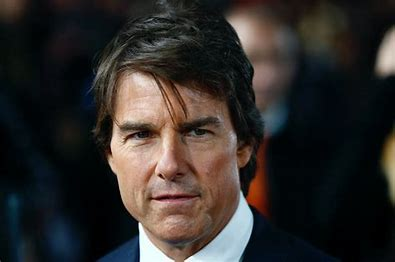
#> input picture tom.jpeg, 395 x 262 px, found by its file name
$ python task_4.py
#> lines starting #> are read from the running program, lines starting #| are printed output that depends on the picture
import cv2
import numpy as np

img1_path = "C:\\Users\\rishm\\OneDrive\\Desktop\\BUILD\\Fun with image processing\\CV_Builder_Series\\TASK1\\tom.jpeg"
img2_path = "C:\\Users\\rishm\\OneDrive\\Desktop\\BUILD\\Fun with image processing\\CV_Builder_Series\\TASK1\\robert.jpeg"

img1 = cv2.imread(img1_path)
#> img1 is the input picture: shape (262, 395, 3); mean B, G, R 41.8, 44.1, 47.8
img2 = cv2.imread(img2_path)
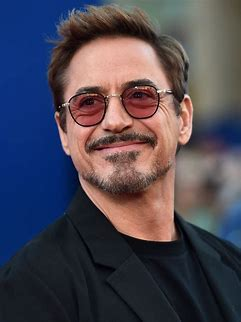
#> input picture robert.jpeg, 241 x 322 px, found by its file name
#> img2 is the input picture: shape (322, 241, 3); mean B, G, R 83.4, 71.4, 76

height = min(img1.shape[0], img2.shape[0])
#> height = 262
width = min(img1.shape[1], img2.shape[1])
#> width = 241
img1 = cv2.resize(img1, (width, height))
#> img1: shape (262, 241, 3)
img2 = cv2.resize(img2, (width, height))
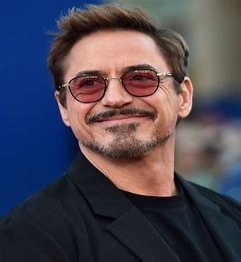
#> img2: shape (262, 241, 3); mean B, G, R 83.3, 71.3, 75.9

img = np.hstack((img1, img2))
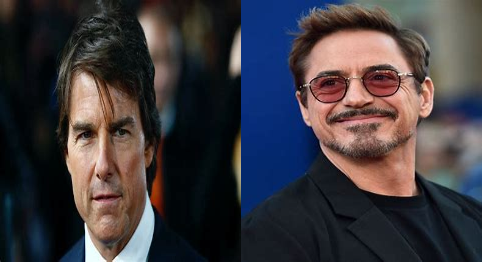
#> img: shape (262, 482, 3); mean B, G, R 62.5, 57.7, 61.9

gray_img1 = cv2.cvtColor(img1, cv2.COLOR_BGR2GRAY)
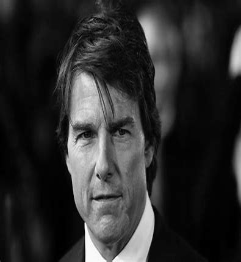
#> gray_img1: shape (262, 241); min 0, max 254, mean 45
gray_img2 = cv2.cvtColor(img2, cv2.COLOR_BGR2GRAY)
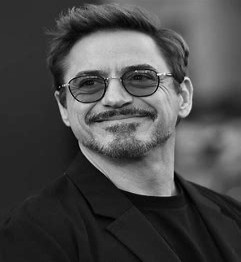
#> gray_img2: shape (262, 241); min 1, max 244, mean 74

gray_img = np.hstack((gray_img1, gray_img2))
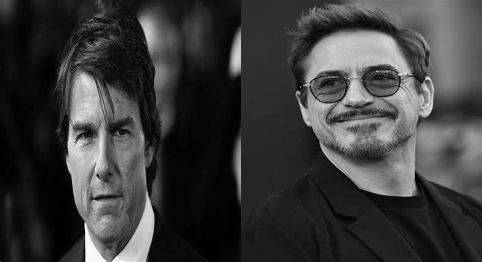
#> gray_img: shape (262, 482); min 0, max 254, mean 59.5
new_gray_img = np.dstack([gray_img, gray_img, gray_img])

# h, w = img.shape[:2]
# img = cv2.resize(img, (w, h))
# gray_img = cv2.resize(gray_img, (w, h))

new_img = np.vstack((img, new_gray_img))
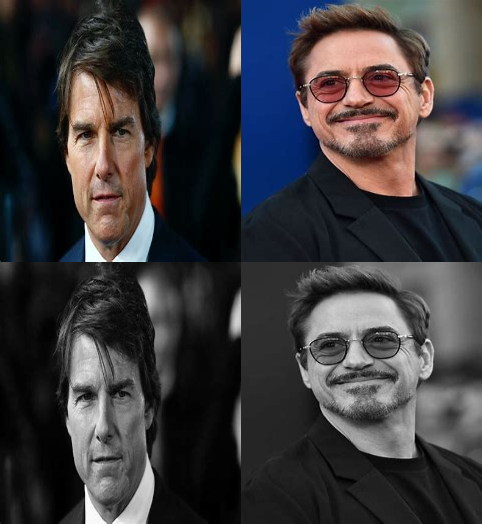
#> new_img: shape (524, 482, 3); mean B, G, R 61, 58.6, 60.7

cv2.imshow("Output", new_img)

# Save the combined image as "A1_solution.jpg" with the proper file extension
cv2.imwrite('A1_solution.jpg', new_img)

cv2.waitKey()
cv2.destroyAllWindows()
